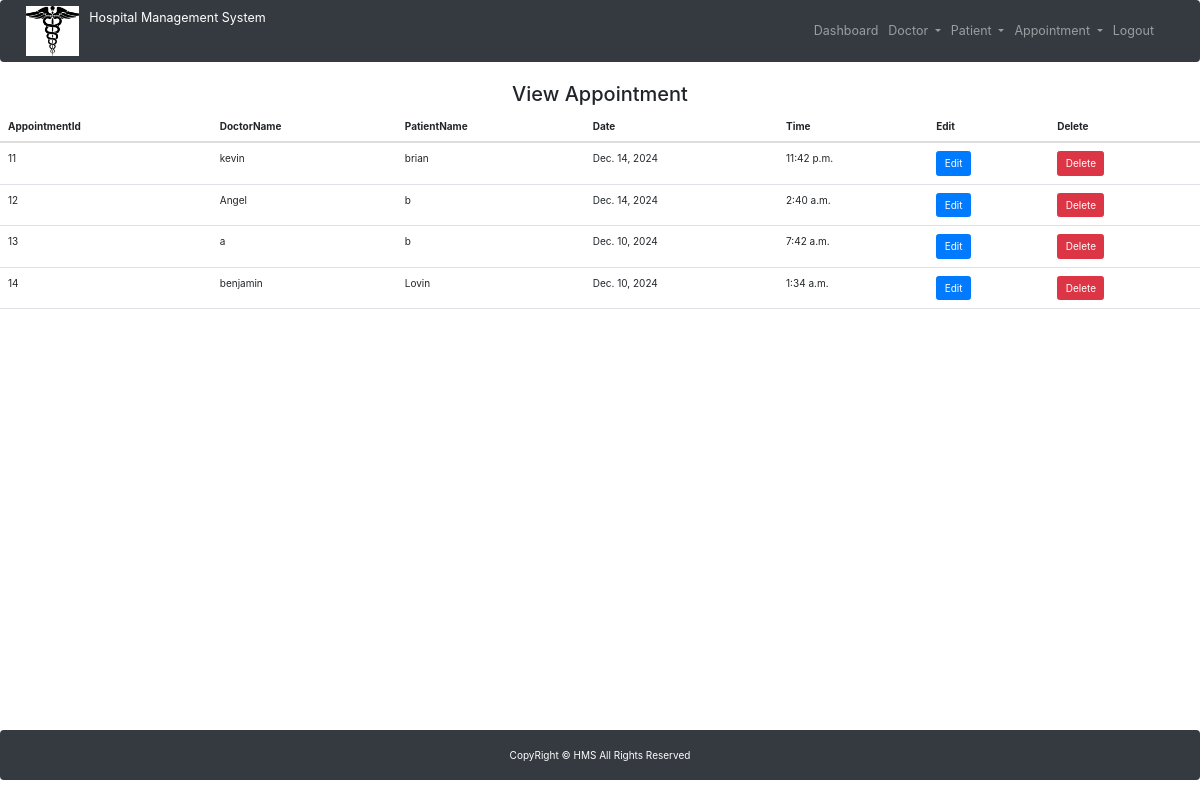
The page /view_appointment/ (signed in) on the database its author committed.
### hospital/models.py (models this page shows)
class Appointment(models.Model):
    doctor = models.ForeignKey(Doctor, on_delete=models.CASCADE)
    patient = models.ForeignKey(Patient, on_delete=models.CASCADE)
    date = models.DateField()
    time = models.TimeField()

class Patient(models.Model):
    name = models.CharField(max_length=50)
    gender = models.CharField(max_length=10)
    mobile = models.IntegerField(null=True)
    address = models.TextField()

### doctor/models.py (models this page shows)
class Doctor(models.Model):
    name = models.CharField(max_length=50)
    mobile = models.IntegerField()
    specialization = models.CharField(max_length=50)
    password = models.CharField(max_length=50, null=True, blank=True)

### hospital/views.py (the view)
# urls.py: path('view_appointment/', View_Appointment, name='view_appointment'),
def View_Appointment(request):
    if not request.user.is_staff:
        return redirect('login')
    doc = Appointment.objects.all()
    d = {'doc': doc}
    return render(request, 'view_appointment.html', d)

### hospital/templates/view_appointment.html (shortened to what this page needs)
<!DOCTYPE html>
<html lang="en">
<head>
    {% include 'base.html' %}
    {% include 'navigation.html' %}
</head>
<body>
{% block content %}
<div>
  <h2 class="text-center">View Appointment</h2>
  <table class="table table-hover" id="example">
    <thead>
    <tr>
      <th>AppointmentId</th>
      <th>DoctorName</th>
      <th>PatientName</th>
      <th>Date</th>
      <th>Time</th>
      <th>Edit</th>
      <th>Delete</th>
    </tr>
    </thead>
    <tbody>
    {% for i in doc %}
    <tr>
        <td>{{ i.id }}</td>
        <td>{{ i.doctor.name }}</td>
        <td>{{ i.patient.name }}</td>
        <td>{{ i.date }}</td>
        <td>{{ i.time }}</td>
        <td>
            <a href="{% url 'edit_appointment' i.id %}" class="btn btn-primary">Edit</a>
        </td>
        <td>
            <a href="{% url 'delete_appointment' i.id %}" onclick="return confirm('Are you sure you want to delete?')" class="btn btn-danger">Delete</a>
        </td>
    </tr>
    {% endfor %}
    </tbody>
  </table>
</div>
{% endblock content %}
</body>
</html>
{% include 'footer.html' %}

### hospital/templates/base.html (shortened to what this page needs)
{% load static %}
<!DOCTYPE html>
<html lang="en">
<head>
    <link rel="stylesheet" href="https://maxcdn.bootstrapcdn.com/bootstrap/3.4.1/css/bootstrap.min.css">
    <link rel="stylesheet" href="https://use.fontawesome.com/releases/v5.7.0/css/all.css"/>
    <link rel="stylesheet" type="text/css" href="{% static 'css/style.css' %}">
    <link rel="stylesheet" href="https://cdn.datatables.net/2.1.8/css/dataTables.dataTables.css"/>
    <link rel="stylesheet" href="https://cdn.datatables.net/buttons/3.2.0/css/buttons.dataTables.css"/>
</head>
<body>
</body>
</html>

### hospital/templates/navigation.html (shortened to what this page needs)
{% load static %}
<!DOCTYPE html>
<html lang="en">
<head>
  <link href="https://cdn.jsdelivr.net/npm/bootstrap@5.3.0-alpha3/dist/css/bootstrap.min.css" rel="stylesheet">
</head>
<body>
<nav class="navbar navbar-expand-lg navbar-dark bg-dark">
  <div class="container-fluid">
    <img src="{% static 'images/logo.png' %}" alt="Hospital Logo" style="height: 50px; margin-right: 10px;">
    <a class="navbar-brand fs-5" href="#">Hospital Management System</a>
    <div class="collapse navbar-collapse" id="navbarNavDropdown">
      <ul class="navbar-nav ms-auto mb-2 mb-lg-0">
        {% if request.user.is_staff %}
        <li class="nav-item">
          <a class="nav-link fs-5" href="{% url 'dashboard' %}">Dashboard</a>
        </li>
        <li class="nav-item dropdown">
          <a class="nav-link fs-5 dropdown-toggle" href="#" id="navbarDropdown" role="button" data-bs-toggle="dropdown" aria-expanded="false">
            Doctor
          </a>
        </li>
       <li class="nav-item dropdown">
          <a class="nav-link fs-5 dropdown-toggle" href="#" id="navbarDropdown" role="button" data-bs-toggle="dropdown" aria-expanded="false">
            Patient
          </a>
        <li class="nav-item dropdown">
          <a class="nav-link fs-5 dropdown-toggle" href="#" id="navbarDropdown" role="button" data-bs-toggle="dropdown" aria-expanded="false">
            Appointment
          </a>
        </li>
        <li class="nav-item">
          <a class="nav-link fs-5" href="{% url 'logout_admin' %}">Logout</a>
        </li>
        {% endif %}
      </ul>
    </div>
  </div>
</nav>
</body>
</html>

### hospital/templates/footer.html (shortened to what this page needs)
<!DOCTYPE html>
<html lang="en">
<head>
    <link rel="stylesheet" href="https://stackpath.bootstrapcdn.com/bootstrap/4.5.2/css/bootstrap.min.css">
</head>
<body class="d-flex flex-column min-vh-100">
<div class="flex-grow-1">
</div>
<nav class="navbar navbar-expand-sm bg-dark navbar-dark">
    <div class="footer-bottom w-100">
        <div class="container">
            <div class="row">
                <div class="col-sm-12 text-center">
                    <div class="copyright-text">
                        <p class="text-white mb-0">CopyRight © HMS All Rights Reserved</p>
                    </div>
                </div>
            </div>
        </div>
    </div>
</nav>
</body>
</html>

### hospital/templates/navigation.html (style rules this page uses)
.navbar-brand { display: flex; align-items: center; }
.navbar-nav { display: flex; align-items: center; }

### rows shown on the page
Appointment: id "11", doctor.name "kevin", patient.name "brian", date "Dec. 14, 2024", time "11:42 p.m."
Appointment: id "12", doctor.name "Angel", patient.name "b", date "Dec. 14, 2024", time "2:40 a.m."
Appointment: id "13", doctor.name "a", patient.name "b", date "Dec. 10, 2024", time "7:42 a.m."
Appointment: id "14", doctor.name "benjamin", patient.name "Lovin", date "Dec. 10, 2024", time "1:34 a.m."
